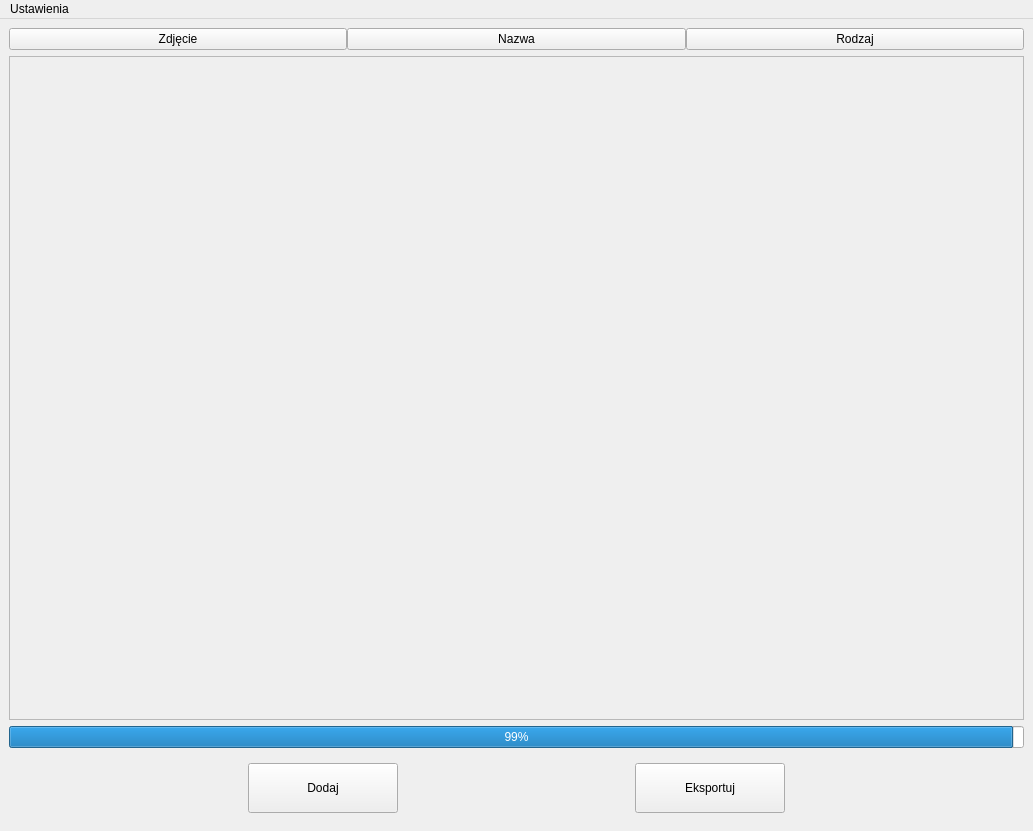
<?xml version="1.0" encoding="UTF-8"?>
<ui version="4.0">
 <class>MainWindow</class>
 <widget class="QMainWindow" name="MainWindow">
  <property name="geometry">
   <rect>
    <x>0</x>
    <y>0</y>
    <width>1033</width>
    <height>831</height>
   </rect>
  </property>
  <property name="windowTitle">
   <string>MainWindow</string>
  </property>
  <widget class="QWidget" name="centralwidget">
   <layout class="QVBoxLayout" name="verticalLayout">
    <item>
     <layout class="QHBoxLayout" name="horizontalLayout">
      <property name="spacing">
       <number>0</number>
      </property>
      <item>
       <widget class="QPushButton" name="przycisk_zdjecie">
        <property name="enabled">
         <bool>true</bool>
        </property>
        <property name="cursor">
         <cursorShape>ArrowCursor</cursorShape>
        </property>
        <property name="locale">
         <locale language="Polish" country="Poland"/>
        </property>
        <property name="text">
         <string>Zdjęcie</string>
        </property>
        <property name="checkable">
         <bool>false</bool>
        </property>
        <property name="flat">
         <bool>false</bool>
        </property>
       </widget>
      </item>
      <item>
       <widget class="QPushButton" name="przycisk_nazwa">
        <property name="text">
         <string>Nazwa</string>
        </property>
        <property name="flat">
         <bool>false</bool>
        </property>
       </widget>
      </item>
      <item>
       <widget class="QPushButton" name="przycisk_rodzaj">
        <property name="locale">
         <locale language="Polish" country="Poland"/>
        </property>
        <property name="text">
         <string>Rodzaj</string>
        </property>
        <property name="flat">
         <bool>false</bool>
        </property>
       </widget>
      </item>
     </layout>
    </item>
    <item>
     <widget class="QScrollArea" name="scrollArea">
      <property name="enabled">
       <bool>true</bool>
      </property>
      <property name="widgetResizable">
       <bool>true</bool>
      </property>
      <property name="alignment">
       <set>Qt::AlignLeading|Qt::AlignLeft|Qt::AlignVCenter</set>
      </property>
      <widget class="QWidget" name="scrollAreaWidgetContents">
       <property name="geometry">
        <rect>
         <x>0</x>
         <y>0</y>
         <width>1017</width>
         <height>637</height>
        </rect>
       </property>
       <property name="layoutDirection">
        <enum>Qt::LeftToRight</enum>
       </property>
       <layout class="QVBoxLayout" name="verticalLayout_2">
        <property name="bottomMargin">
         <number>11</number>
        </property>
       </layout>
      </widget>
     </widget>
    </item>
    <item>
     <widget class="QProgressBar" name="pasek_ladowania">
      <property name="value">
       <number>99</number>
      </property>
     </widget>
    </item>
    <item>
     <widget class="QWidget" name="obszar_przyciskow" native="true">
      <layout class="QHBoxLayout" name="horizontalLayout_3">
       <item>
        <spacer name="spacer1">
         <property name="orientation">
          <enum>Qt::Horizontal</enum>
         </property>
         <property name="sizeHint" stdset="0">
          <size>
           <width>40</width>
           <height>20</height>
          </size>
         </property>
        </spacer>
       </item>
       <item>
        <widget class="QPushButton" name="przycisk_dodaj">
         <property name="minimumSize">
          <size>
           <width>150</width>
           <height>50</height>
          </size>
         </property>
         <property name="baseSize">
          <size>
           <width>0</width>
           <height>0</height>
          </size>
         </property>
         <property name="text">
          <string>Dodaj</string>
         </property>
         <property name="autoDefault">
          <bool>false</bool>
         </property>
         <property name="default">
          <bool>false</bool>
         </property>
         <property name="flat">
          <bool>false</bool>
         </property>
        </widget>
       </item>
       <item>
        <spacer name="spacer2">
         <property name="orientation">
          <enum>Qt::Horizontal</enum>
         </property>
         <property name="sizeHint" stdset="0">
          <size>
           <width>40</width>
           <height>20</height>
          </size>
         </property>
        </spacer>
       </item>
       <item>
        <widget class="QPushButton" name="przycisk_eksport">
         <property name="minimumSize">
          <size>
           <width>150</width>
           <height>50</height>
          </size>
         </property>
         <property name="text">
          <string>Eksportuj</string>
         </property>
        </widget>
       </item>
       <item>
        <spacer name="spacer3">
         <property name="orientation">
          <enum>Qt::Horizontal</enum>
         </property>
         <property name="sizeHint" stdset="0">
          <size>
           <width>40</width>
           <height>20</height>
          </size>
         </property>
        </spacer>
       </item>
      </layout>
     </widget>
    </item>
   </layout>
  </widget>
  <widget class="QMenuBar" name="menuBar">
   <property name="geometry">
    <rect>
     <x>0</x>
     <y>0</y>
     <width>1033</width>
     <height>32</height>
    </rect>
   </property>
   <widget class="QMenu" name="menuUstawienia">
    <property name="title">
     <string>Ustawienia</string>
    </property>
    <widget class="QMenu" name="menu_motyw">
     <property name="title">
      <string>Motyw (w trakcie tworzenia)</string>
     </property>
     <addaction name="akcja_systemowy"/>
     <addaction name="akcja_jasny"/>
     <addaction name="akcja_ciemny"/>
     <addaction name="akcja_wysoki_kontrast"/>
    </widget>
    <widget class="QMenu" name="menu_jezyk">
     <property name="title">
      <string>Język (w trakcie tworzenia)</string>
     </property>
     <addaction name="akcja_polski"/>
     <addaction name="akcja_angielski"/>
    </widget>
    <addaction name="menu_motyw"/>
    <addaction name="akcja_czcionka"/>
    <addaction name="menu_jezyk"/>
   </widget>
   <addaction name="menuUstawienia"/>
  </widget>
  <action name="actionSave">
   <property name="text">
    <string>Save</string>
   </property>
  </action>
  <action name="actionLoad">
   <property name="text">
    <string>Load</string>
   </property>
  </action>
  <action name="akcja_systemowy">
   <property name="text">
    <string>Systemowy (domyślny)</string>
   </property>
  </action>
  <action name="akcja_jasny">
   <property name="text">
    <string>Jasny</string>
   </property>
  </action>
  <action name="akcja_ciemny">
   <property name="text">
    <string>Ciemny</string>
   </property>
  </action>
  <action name="akcja_czcionka">
   <property name="text">
    <string>Czcionka (w trakcie tworzenia)</string>
   </property>
  </action>
  <action name="akcja_wysoki_kontrast">
   <property name="text">
    <string>Wysoki kontrast</string>
   </property>
  </action>
  <action name="akcja_polski">
   <property name="text">
    <string>Polski (domyślny)</string>
   </property>
  </action>
  <action name="akcja_angielski">
   <property name="text">
    <string>English</string>
   </property>
  </action>
 </widget>
 <resources/>
 <connections/>
</ui>
